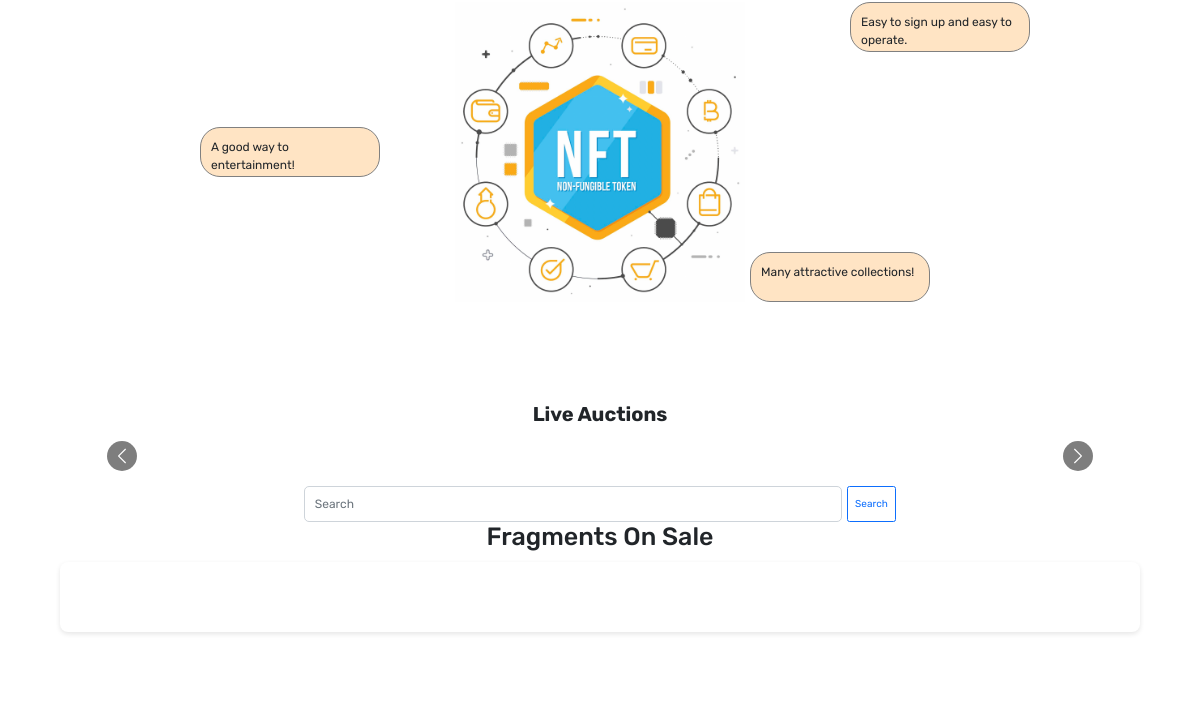
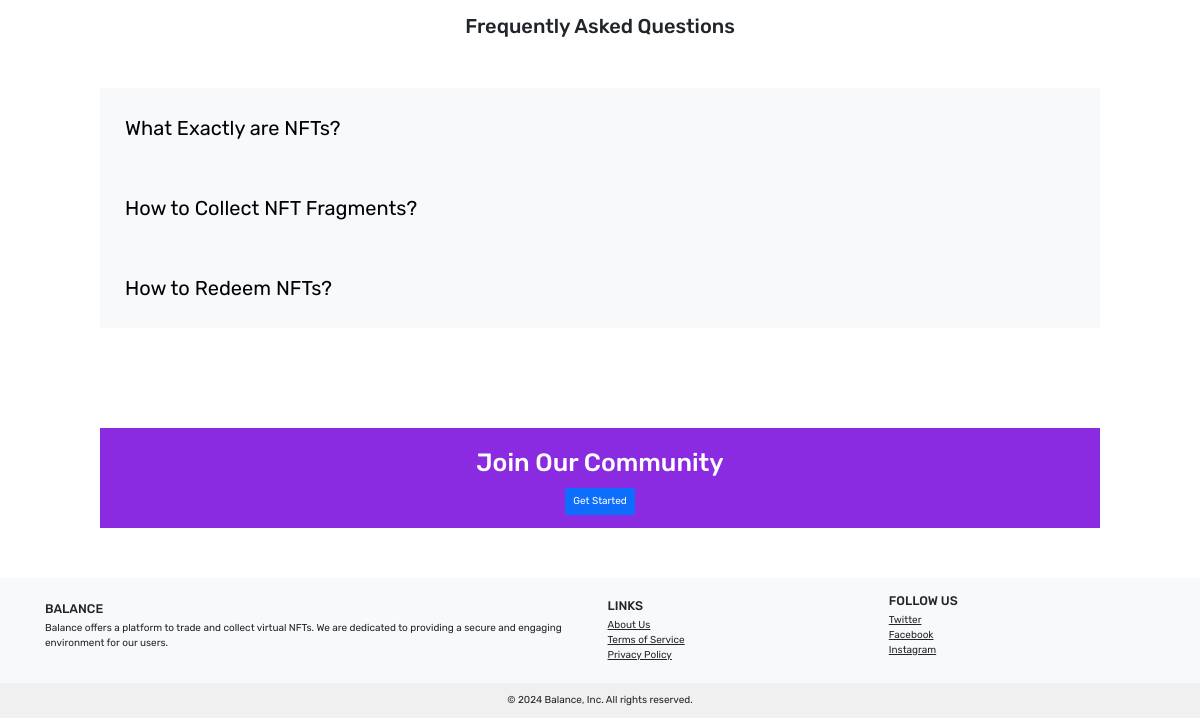
/marketplace (lower part), run on an earlier commit of the app's database (2 pictures, top to bottom).
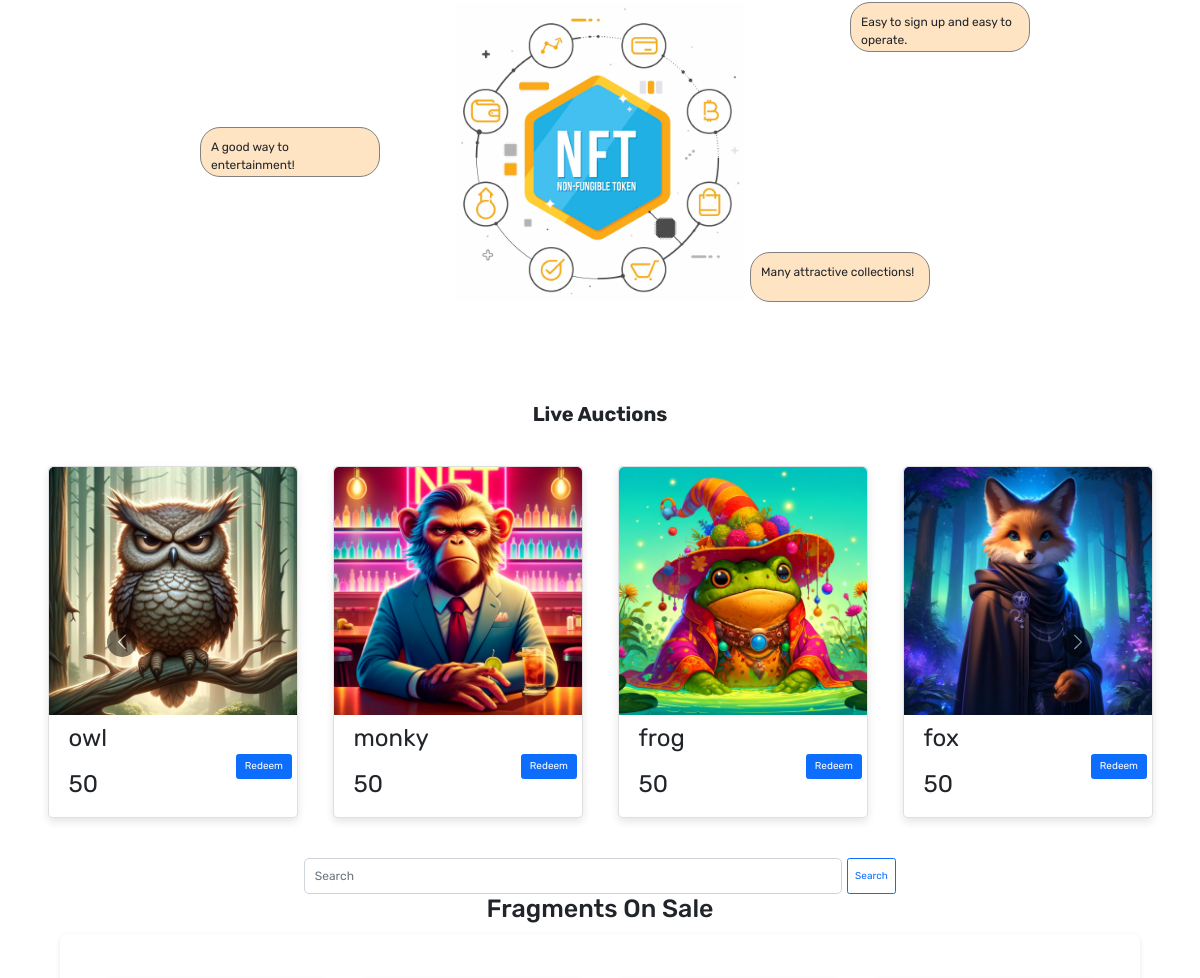
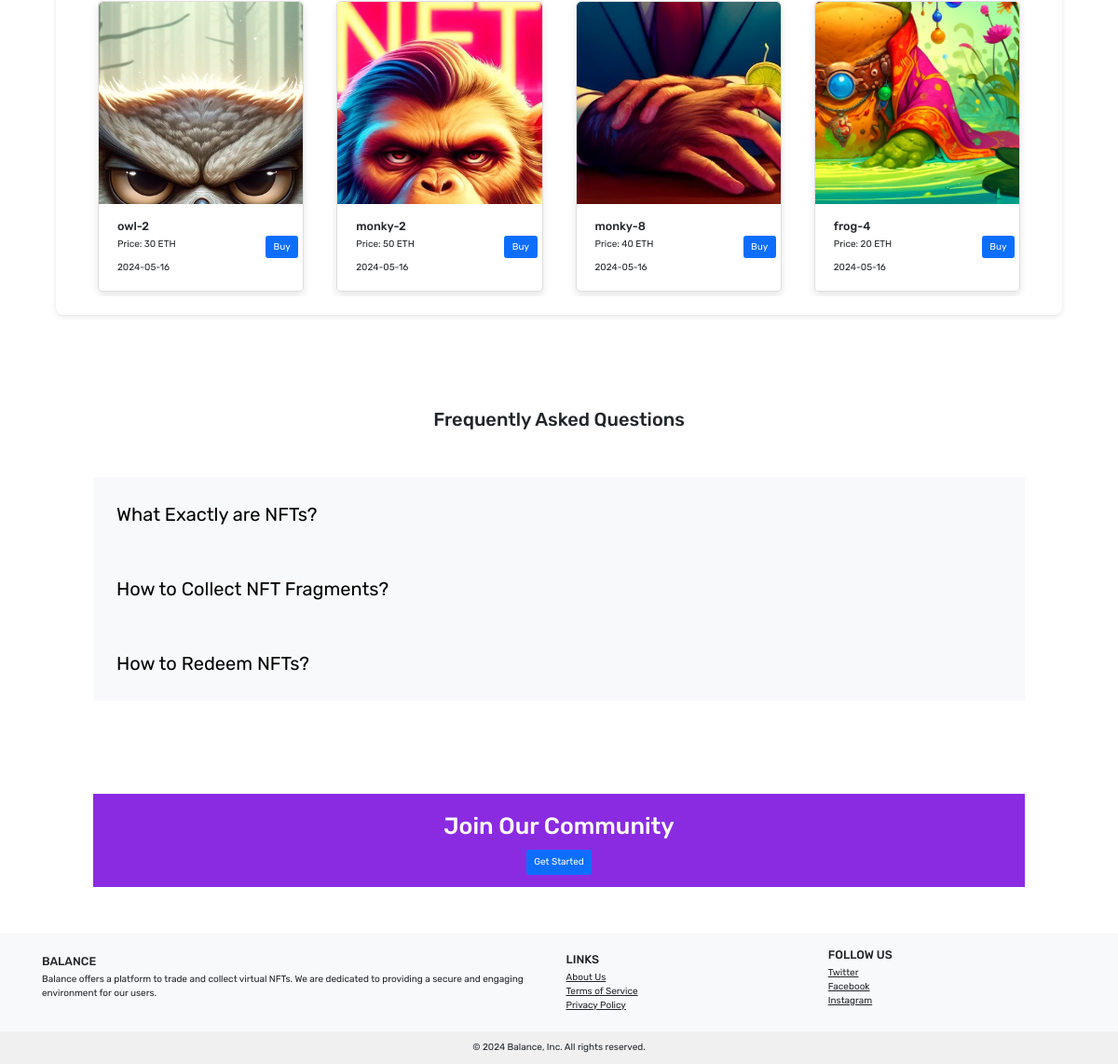
And on a later commit of the database (2 pictures, top to bottom).
### app/models.py (models this page shows, shortened)
class NFT(db.Model):
    __tablename__ = 'nft'
    id = db.Column(db.String(64), primary_key=True)  # Use a hash of the file name as the primary key
    path = db.Column(db.String(255), unique=True, nullable=False)
    completed = db.Column(db.Boolean, default=False, nullable=False)
    pieces = db.Column(db.Integer, nullable=False)
    owner = db.Column(db.Integer, db.ForeignKey('users.id'))
    bonus = db.Column(db.String(255), nullable=False, default='50.0')
    __table_args__ = (
        db.CheckConstraint('pieces IN (4, 6, 9)', name='check_pieces_values'),
    )
    @hybrid_property
    def name(self):
        if 'static/uploads/' in self.path:
            file_name_with_extension = self.path.split('static/uploads/')[-1]
            file_name, _ = os.path.splitext(file_name_with_extension)
            return file_name
        return None

class Trade(db.Model):
    __tablename__ = 'trade'
    id = db.Column(db.String(64),  db.ForeignKey('fragment.id'), primary_key=True)
    owner = db.Column(db.Integer, db.ForeignKey('users.id'))
    price = db.Column(db.String(255), nullable=False, default='0.0')
    listed_time = db.Column(db.DateTime, default=datetime.now(timezone.utc))
    __table_args__ = (
        db.CheckConstraint('price >= 0'),
    )

class Fragment(db.Model):
    __tablename__ = 'fragment'
    id = db.Column(db.String(64), primary_key=True)
    img_id = db.Column(db.String(64), db.ForeignKey('nft.id'))
    path = db.Column(db.String(255), unique=True, nullable=False)
    piece_number = db.Column(db.Integer, nullable=False)
    owner = db.Column(db.Integer, db.ForeignKey('users.id'))
    __table_args__ = (
        db.CheckConstraint('piece_number BETWEEN 1 AND 9'),
    )
    trade = db.relationship('Trade', backref='fragment', uselist=False, lazy='joined', cascade='all, delete', passive_deletes=True, primaryjoin="Fragment.id==Trade.id")
    @hybrid_property
    def name(self):
        if 'static/outputs/' in self.path:
            file_name_with_extension = self.path.split('static/outputs/')[-1]
            file_name, _ = os.path.splitext(file_name_with_extension)
            return file_name
        return None

### app/routes.py (the view)
@app.route('/marketplace', methods=['GET'])
def marketplace():
    buy_form = BuyForm()
    redeem_form = RedeemForm()
    trades = Trade.query.all()
    nft = NFT.query.filter_by(completed=0).all()
    return render_template('marketplace.html', trades=trades, nft=nft ,buy_form=buy_form, redeem_form=redeem_form)

### app/forms.py
class BuyForm(FlaskForm):
    fragment_id = StringField('FragmentId', validators=[DataRequired()])
    buyer = StringField('Buyer', validators=[DataRequired()])
    submit = SubmitField('Confirm')

class RedeemForm(FlaskForm):
    nft_id = StringField('NftId', validators=[DataRequired()])
    user = StringField('User', validators=[DataRequired()])
    submit = SubmitField('Confirm')

### templates/marketplace.html (shortened to what the changed rows need)
<!DOCTYPE html>
<html lang="en">
<head>
    <link href="https://cdn.bootcss.com/bootstrap/5.1.3/css/bootstrap.min.css" rel="stylesheet">
    <link href="{{ url_for('static', filename='css/main.css') }}" rel="stylesheet">
    <link href="{{ url_for('static', filename='css/marketplace.css') }}" rel="stylesheet">
</head>
<body>
    <div class="container mt-5 mb-5">
        <h2 class="mt-5 mb-5 text-center"><b>Live Auctions</b></h2>
        <div id="liveAuctionCarousel" class="carousel slide" data-bs-ride="carousel">
            <div class="carousel-inner">
                {% for i in range(nft|length // 4 + (nft|length % 4 > 0)) %}
                <div class="carousel-item {{ 'active' if i == 0 else '' }}">
                    <div class="row bg-white">
                        {% for item in nft[i*4:(i+1)*4] %}
                        <div class="col-sm-3">
                            <div class="card">
                                <img src="{{ item.path }}" class="card-img-top" alt="cat nft">
                                <div class="card-body d-flex flex-row justify-content-around">
                                    <div class="container d-flex flex-column justify-content-around">
                                        <p>{{ item.name }}</p>
                                        <p>{{ item.bonus }}</p>
                                    </div>
                                    <div class="d-flex justify-content-center">
                                        <button type="button" class="btn btn-primary" data-bs-toggle="modal" data-bs-target="#RedeemModal"
                                        data-nft-id="{{ item.id }}"
                                        data-nft-bonus="{{ item.bonus }}"
                                        data-nft-name="{{ item.path.name }}">
                                            Redeem
                                        </button>
                                    </div>
                                </div>
                            </div>
                        </div>
                        {% endfor %}
                    </div>
                </div>
                {% endfor %}
            </div>
        </div>
    </div>
    <h1 class="mb-3 text-center">Fragments On Sale</h1>
    <div class="sidebar-container">
        <div class="section">
            <div class="section-content" id="all-fragments">
                <div class="row row-cols-1 row-cols-md-4 g-4">
                    {% for trade in trades %}
                    <div class="col">
                        <div class="card h-100">
                            <img src="{{ trade.fragment.path }}" class="card-img-top" alt="{{ trade.fragment.name }}">
                            <div class="card-body container d-flex flex-row justify-content-around">
                                <div class="container d-flex flex-column">
                                    <h5 class="card-title">{{ trade.fragment.name }}</h5>
                                    <p class="card-text">Price: {{ trade.price }} ETH</p>
                                    <p class="card-text">{{ trade.listed_time.date() }}</p>
                                </div>
                                <button type="button" class="btn btn-primary" data-bs-toggle="modal" data-bs-target="#BuyModal"
                                data-fragment-id="{{ trade.fragment.id }}"
                                data-fragment-path="{{ trade.fragment.path }}"
                                data-fragment-name="{{ trade.fragment.name }}"
                                data-fragment-price="{{ trade.price }}"
                                data-fragment-release-time="{{ trade.listed_time.date() }}">
                                    Buy
                                </button>
                            </div>
                        </div>
                    </div>
                    {% endfor %}
                </div>
            </div>
        </div>
    </div>
    <div class="collap-container">
        <h2 class="FAQ">Frequently Asked Questions</h2>
    </div>
    <div class="join-container d-block text-center">
        <h1 class="py-2">Join Our Community</h1>
    </div>
</body>
</html>

What changed in the data, as far as the page shows it:
added NFT: path (picture), name "owl", bonus "50"
added NFT: path (picture), name "monky", bonus "50"
added NFT: path (picture), name "frog", bonus "50"
added NFT: path (picture), name "fox", bonus "50"
added Trade: fragment.path (picture), fragment.name "owl-2", price "30", listed_time "2024-05-16"
added Trade: fragment.path (picture), fragment.name "monky-2", price "50", listed_time "2024-05-16"
added Trade: fragment.path (picture), fragment.name "monky-8", price "40", listed_time "2024-05-16"
added Trade: fragment.path (picture), fragment.name "frog-4", price "20", listed_time "2024-05-16"
